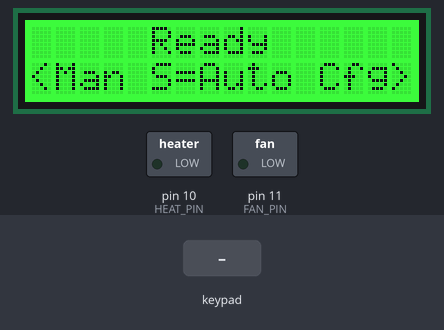
A sketch run on a simulated Arduino Uno, built with avr-gcc and run on an emulated ATmega328P. Parts: 16×2 character LCD, switched loads named in the sketch (green lamp = pin HIGH). The test bench sets the inputs (shaded band).

Above: at 3.2 s.
3.3 s: key 'S' pressed
At 4.7 s:
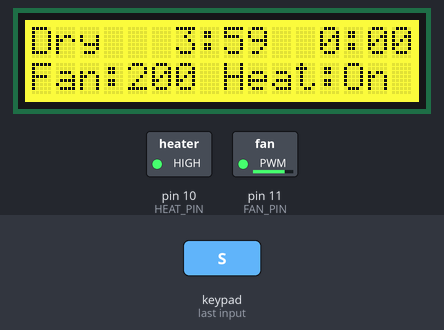
6.3 s: key 'L' pressed
At 7.5 s:
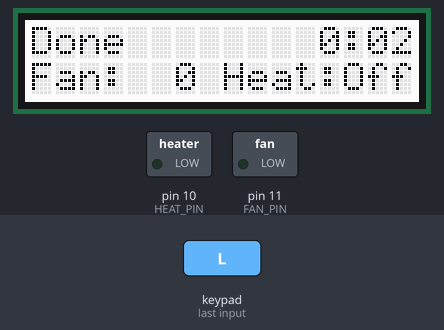
7.8 s: key 'U' pressed
At 8.7 s:
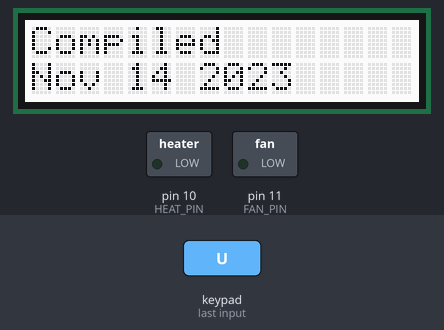
13.8 s: key 'R' pressed
At 16.0 s:
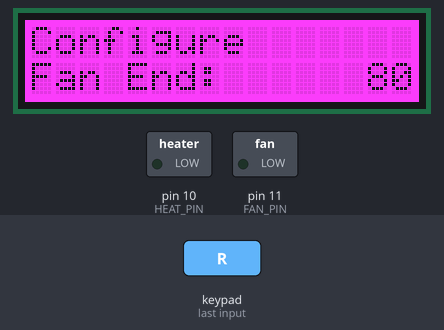
16.3 s: key 'R' pressed
At 17.1 s:
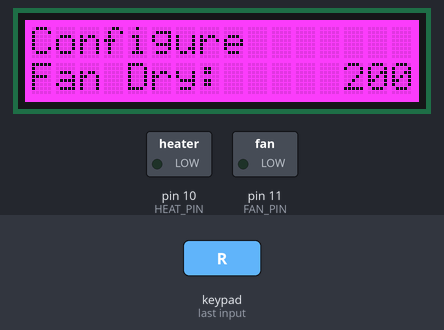
18.1 s: key 'R' pressed
At 19.4 s:
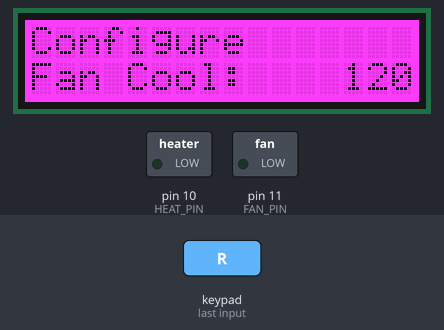
Timing chart, 0 to 20.9 s (numbered marks = the images above; inputs shaded):
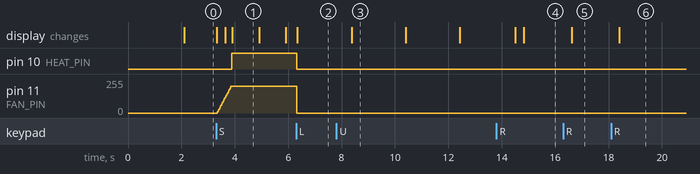

The sketch:

roaster_controller.ino
```cpp
#include <Wire.h>
#include <Adafruit_RGBLCDShield.h>
#include <utility/Adafruit_MCP23017.h>

// lcd backlight color
#define OFF 0x0
#define RED 0x1
#define YELLOW 0x3
#define GREEN 0x2
#define TEAL 0x6
#define BLUE 0x4
#define VIOLET 0x5
#define WHITE 0x7

Adafruit_RGBLCDShield lcd = Adafruit_RGBLCDShield();

const int FAN_PIN = 11;
const int HEAT_PIN = 10;
const int FAN_MIN = 50;
const int FAN_MAX = 210;
const int DELAY_BUTTON = 1; // Time to wait in button loops
const int DELAY_SPLASH = 2000; // Time to wait at splash and finish screens.

int fan_dry = 200;
int fan_start = 120;
int fan_end = 80;
int fan_cool = 120;
int fan_spool_step = 10;
int fan_step = 1;
int dry_delay = 240; // 4 minutes in seconds
int cool_delay = 120;
int roast_delay = 15; // Delay between fan speed steps in second.
int man_fan_step = 5;

void updateOutput(int heat, int fan) {
  fan = constrain(fan, 0, FAN_MAX);
  lcd.setCursor(0, 1);
  lcd.print(F("Fan:"));
  lcd.setCursor(4, 1);
  char fan_string[4];
  sprintf(fan_string, "%3d", fan);
  lcd.print(fan_string);
  lcd.setCursor(8, 1);
  analogWrite(FAN_PIN, fan);
  if (heat > 0 && fan >= FAN_MIN) {
    digitalWrite(HEAT_PIN, HIGH);
    lcd.print(F("Heat:On "));
  }
  else {
    digitalWrite(HEAT_PIN, LOW);
    lcd.print(F("Heat:Off"));
  }
}

void printTime(int seconds, int posx, int posy) {
  int minutes = 0;
  while (seconds >= 60) {
    minutes++;
    seconds -= 60;
  }
  char time_string[6];
  sprintf(time_string, "%2d:%02d", minutes, seconds);
  lcd.setCursor(posx, posy);
  lcd.print(time_string);
}

void checkCommands(boolean& cool, boolean& full_stop) {
  uint8_t buttons = lcd.readButtons();
  if (buttons & BUTTON_LEFT) {
    full_stop = true;
  }
  if (buttons & BUTTON_RIGHT) {
    cool = true;
  }
}

int setParam(int value, int step_size, const __FlashStringHelper* desc) {
  lcd.setCursor(0, 1);
  lcd.print(F("            "));
  lcd.setCursor(0, 1);
  lcd.print(desc);
  lcd.print(":");
  char value_string[5];
  while (true) {
    lcd.setCursor(12, 1);
    sprintf(value_string, "%4d", value);
    lcd.print(value_string);
    delay(100);
    uint8_t buttons = lcd.readButtons();
    if (buttons & BUTTON_UP)
      value += step_size;
    else if (buttons & BUTTON_DOWN)
      value -= step_size;
    else if (buttons & BUTTON_RIGHT)
      break;
  }
  delay(200);
  return value;
}

void doInfo() {
  lcd.clear();
  lcd.setBacklight(WHITE);
  lcd.print(F("Compiled"));
  lcd.setCursor(0, 1);
  lcd.print(F(__DATE__));
  delay(DELAY_SPLASH);
  lcd.setCursor(0, 1);
  lcd.print(F("                "));
  lcd.setCursor(0, 1);
  lcd.print(F(__TIME__));
  delay(DELAY_SPLASH);
  lcd.clear();
  lcd.print(F("djones.co"));
  lcd.setCursor(0, 1);
  lcd.print(F("/roaster"));
  delay(DELAY_SPLASH);
}

void doConfig() {
  lcd.clear();
  lcd.setBacklight(VIOLET);
  lcd.print(F("Configure"));

  fan_start = setParam(fan_start, 5, F("Fan Start"));
  fan_end = setParam(fan_end, 1, F("Fan End"));
  fan_dry = setParam(fan_dry, 5, F("Fan Dry"));
  fan_cool = setParam(fan_cool, 5, F("Fan Cool"));
  dry_delay = setParam(dry_delay, 10, F("Dry Time"));
  roast_delay = setParam(roast_delay, 1, F("Roast Delay"));
  cool_delay = setParam(cool_delay, 10, F("Cool Time"));
  man_fan_step = setParam(man_fan_step, 1, F("Man Fan Step"));

  lcd.clear();
  lcd.print(F("Config done"));
  delay(DELAY_SPLASH);
}

void doRoast() {
  unsigned long start_time;
  unsigned long end_time;
  boolean cool = false;
  boolean full_stop = false;

  // x position for printing times.
  int elapsed_pos = 11;
  int remain_pos = 5;

  // Spool up fan
  lcd.clear();
  lcd.setBacklight(YELLOW);
  lcd.print(F("Spooling up"));
  for (int i = 0; i <= fan_dry; i += fan_spool_step) {
    updateOutput(0, i);
    delay(10);
  }

  checkCommands(cool, full_stop);

  // Turn on heat and wait for drying period.
  start_time = millis(); // We need to define start_time here in case cool or full_stop is already true;
  if (!(cool || full_stop)) {
    lcd.clear();
    lcd.setBacklight(YELLOW);
    lcd.print(F("Dry"));
    updateOutput(1, fan_dry);
    start_time = millis();
    end_time = start_time + ((unsigned long)dry_delay * 1000UL);
    while ((millis() < end_time) && !cool && !full_stop) {
      printTime((end_time - millis()) / 1000UL, remain_pos, 0);
      printTime((millis() - start_time) / 1000UL, elapsed_pos, 0);
      delay(DELAY_BUTTON);
      checkCommands(cool, full_stop);
    }
  }

  if (cool || full_stop)
    end_time = millis();

  // Ramp down fan speed over time
  if (!(cool || full_stop)) {
    lcd.clear();
    lcd.setBacklight(RED);
    lcd.print(F("Rst"));
    for (int i = fan_start; i >= fan_end; i -= fan_step) {
      end_time += ((unsigned long)roast_delay * 1000UL);
      updateOutput(1, i);
      while ((millis() < end_time) && !cool && !full_stop) {
        printTime((end_time - millis()) / 1000UL, remain_pos, 0);
        printTime((millis() - start_time) / 1000UL, elapsed_pos, 0);
        delay(DELAY_BUTTON);
        checkCommands(cool, full_stop);
      }
      if (cool || full_stop)
        break;
    }
  }

  if (cool || full_stop)
    end_time = millis();

  // Cooling period.
  if (!full_stop) {
    lcd.clear();
    lcd.setBacklight(TEAL);
    lcd.print(F("Cool"));
    updateOutput(0, fan_cool);
    end_time += ((unsigned long)cool_delay * 1000UL);
    while ((millis() < end_time) && !full_stop) {
      printTime((end_time - millis()) / 1000UL, remain_pos, 0);
      printTime((millis() - start_time) / 1000UL, elapsed_pos, 0);
      delay(DELAY_BUTTON);
      checkCommands(cool, full_stop);
    }
  }

  // Stop
  lcd.clear();
  lcd.setBacklight(WHITE);
  lcd.print(F("Done"));
  printTime((millis() - start_time) / 1000UL, elapsed_pos, 0);
  updateOutput(0, 0);
  delay(DELAY_SPLASH);
  while (!lcd.readButtons())
    delay(DELAY_BUTTON);
}

void doManual() {
  int fan = 0;
  int heat = 0;
  unsigned long start_time = millis();

  lcd.clear();
  lcd.setBacklight(TEAL);
  lcd.print(F("Manual"));

  while (!(lcd.readButtons() & BUTTON_SELECT)) {
    uint8_t buttons = lcd.readButtons();
    if (buttons & BUTTON_RIGHT) {
      lcd.setBacklight(RED);
      heat = 1;
    }
    if (buttons & BUTTON_LEFT) {
      lcd.setBacklight(TEAL);
      heat = 0;
    }
    if (buttons & BUTTON_UP) {
      fan += man_fan_step;
      if (fan < FAN_MIN)
        fan = FAN_MIN;
      if (fan > FAN_MAX)
        fan = FAN_MAX;
    }
    if (buttons & BUTTON_DOWN) {
      fan -= man_fan_step;
      if (fan < FAN_MIN)
        fan = 0;
    }
    printTime((millis() - start_time) / 1000UL, 11, 0);
    updateOutput(heat, fan);
    delay(DELAY_BUTTON);
  }

  lcd.clear();
  lcd.setBacklight(WHITE);
  lcd.print(F("Done"));
  printTime((millis() - start_time) / 1000UL, 11, 0);
  updateOutput(0, 0);
  delay(DELAY_SPLASH);
  while (!lcd.readButtons())
    delay(DELAY_BUTTON);
}

void setup() {
  pinMode(HEAT_PIN, OUTPUT);
  pinMode(FAN_PIN, OUTPUT);
  lcd.begin(16, 2);
  lcd.clear();
  lcd.setBacklight(WHITE);
  lcd.print(F(" Coffee Roaster "));
  delay(DELAY_SPLASH);
}

void loop() {
  // Update display
  lcd.clear();
  lcd.setBacklight(GREEN);
  lcd.print(F("     Ready      "));
  lcd.setCursor(0, 1);
  lcd.print(F("<Man S=Auto Cfg>"));

  // Wait for button push
  while (!lcd.readButtons())
    delay(DELAY_BUTTON);

  while (true) {
    uint8_t buttons = lcd.readButtons();
    if (buttons & BUTTON_SELECT) {
      doRoast();
      break;
    }
    else if (buttons & BUTTON_RIGHT) {
      doConfig();
      break;
    }
    else if (buttons & BUTTON_LEFT) {
      doManual();
      break;
    }
    else if (buttons & BUTTON_UP) {
      doInfo();
      break;
    }
  }
}
```

Measured:
- after the input at 3.3 s, pin 10 (HEAT_PIN): LOW → HIGH after 0.58 s; pin 11 (FAN_PIN): moves from 0/255 to 200/255 over 0.50 s, starting after 0.05 s; the display: first changes at once (image 1 shows a later state)
- after the input at 6.3 s, pin 10 (HEAT_PIN): HIGH → LOW at once; pin 11 (FAN_PIN): 200/255 → 0/255 at once; the display: changes at once (image 2)
- after the input at 7.8 s, the display: changes after 0.59 s (image 3)
- after the input at 13.8 s, the display: first changes after 0.70 s (image 4 shows a later state)
- after the input at 16.3 s, the display: changes after 0.32 s (image 5)
- after the input at 18.1 s, the display: changes after 0.31 s (image 6)
- what the display in image 1 shows lasts 1.0 s, from 3.9 s to 4.9 s
